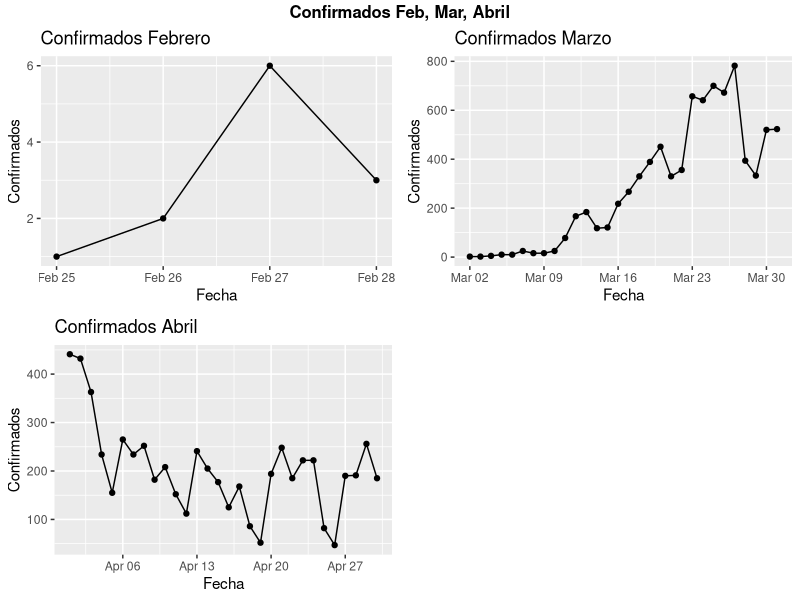
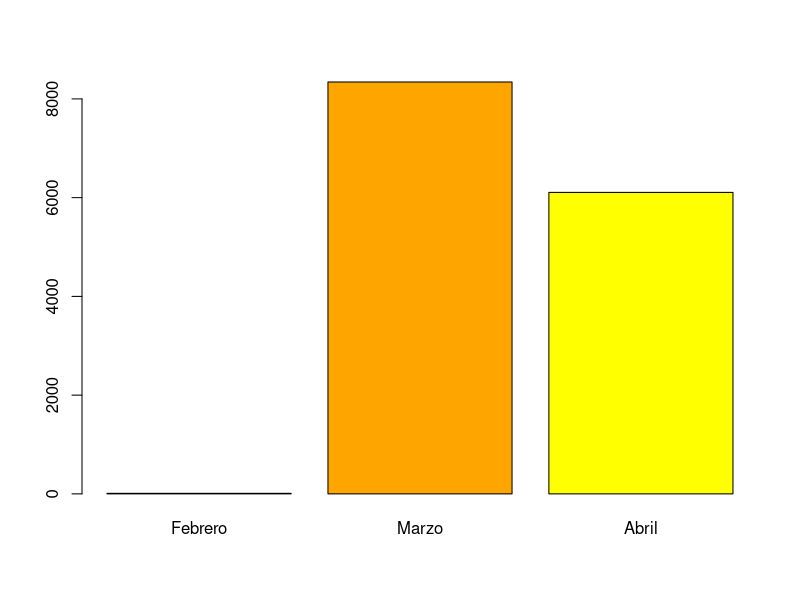
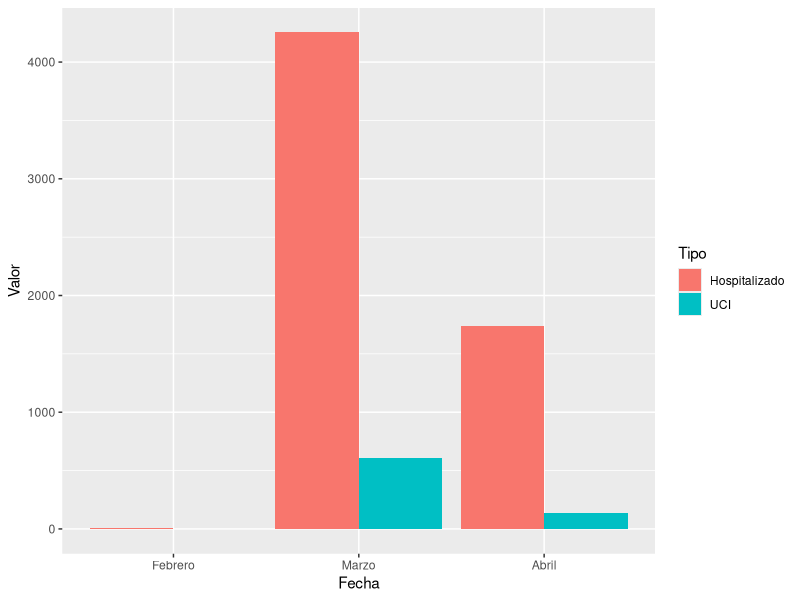

Write R code to recreate these figures, in order.
## ---- chunk 1
knitr::opts_chunk$set(echo = TRUE)
## ---- chunk 2

library(dplyr)
library(ggplot2)
library(ggridges)
library(ggpubr)

covid_datos <- read.csv("Datasets/covid_datos.txt", sep=";", encoding = "UTF-8")

# Se genera una ultima columna al finalizar cada linea con ';' por lo que la eliminamos
covid_datos <- covid_datos[, 1:4]

# Para evitar problemas con los acentos en las columnas cambiamos el nombre de la primera
names(covid_datos)[1] <- "Fecha"

#Cambiamos el formato de fecha
covid_datos$Fecha <- as.Date(covid_datos$Fecha, format='%d/%m/%Y')

#Cambiamos los NA por 0
indices <- which(is.na(covid_datos$Valor))
covid_datos$Valor[indices] = 0

## ---- chunk 3

TCFeb <- covid_datos[(format(covid_datos$Fecha, "%m") == '02') & covid_datos$Territorio == "Andalucía" & covid_datos$Medida == "Total confirmados (PCR+test)", ]

TCFeb

TCMarzo <- covid_datos[(format(covid_datos$Fecha, "%m") == '03') & covid_datos$Territorio == "Andalucía" & covid_datos$Medida == "Total confirmados (PCR+test)", ]

TCMarzo

TCAbril <- covid_datos[(format(covid_datos$Fecha, "%m") == '04') & covid_datos$Territorio == "Andalucía" & covid_datos$Medida == "Total confirmados (PCR+test)", ]

TCAbril

gf <- ggplot(TCFeb, aes(x=Fecha, y=Valor)) +
  geom_point() +
  geom_line(aes(group = 1)) +
  labs(title = "Confirmados Febrero",
       y = "Confirmados",
       x = "Fecha")

gm <- ggplot(TCMarzo, aes(x=Fecha, y=Valor)) +
  geom_point() +
  geom_line(aes(group = 1)) +
  labs(title = "Confirmados Marzo",
       y = "Confirmados",
       x = "Fecha")

ga <- ggplot(TCAbril, aes(x=Fecha, y=Valor)) +
  geom_point() +
  geom_line(aes(group = 1)) +
  labs(title = "Confirmados Abril",
       y = "Confirmados",
       x = "Fecha")

figure2 <- ggarrange(gf,gm,ga)
annotate_figure(figure2, top = text_grob("Confirmados Feb, Mar, Abril", face = "bold", size = 12))


## ---- chunk 4

# Números Totales Confirmados por Meses

sumF <- sum(TCFeb$Valor)

sumM <- sum(TCMarzo$Valor)

sumA <- sum(TCAbril$Valor)

vMeses <- c(Febrero = sumF, Marzo = sumM, Abril = sumA)

vMeses

barplot(vMeses, col = c("red", "orange", "yellow"))

## ---- chunk 5

hosAndF <- covid_datos[(format(covid_datos$Fecha, "%m") == '02') & covid_datos$Territorio == "Andalucía" & covid_datos$Medida == "Hospitalizados", ]

sumhaF <- sum(hosAndF$Valor)

UCIAndF <- covid_datos[(format(covid_datos$Fecha, "%m") == '02') & covid_datos$Territorio == "Andalucía" & covid_datos$Medida == "UCI", ]

sumUaF <- sum(UCIAndF$Valor)



hosAndM <- covid_datos[(format(covid_datos$Fecha, "%m") == '03') & covid_datos$Territorio == "Andalucía" & covid_datos$Medida == "Hospitalizados", ]

sumhaM <- sum(hosAndM$Valor)

UCIAndM <- covid_datos[(format(covid_datos$Fecha, "%m") == '03') & covid_datos$Territorio == "Andalucía" & covid_datos$Medida == "UCI", ]

sumUaM <- sum(UCIAndM$Valor)



hosAndA <- covid_datos[(format(covid_datos$Fecha, "%m") == '04') & covid_datos$Territorio == "Andalucía" & covid_datos$Medida == "Hospitalizados", ]

sumhaA <- sum(hosAndA$Valor)

UCIAndA <- covid_datos[(format(covid_datos$Fecha, "%m") == '04') & covid_datos$Territorio == "Andalucía" & covid_datos$Medida == "UCI", ]

sumUaA <- sum(UCIAndA$Valor)

dat <- data.frame(
  Fecha = factor(c("Febrero","Febrero", "Marzo", "Marzo", "Abril", "Abril"), levels = c("Febrero", "Marzo", "Abril")),
  Tipo = c("Hospitalizado", "UCI"),
  Valor = c(sumhaF,sumUaF,sumhaM, sumUaM, sumhaA, sumUaA)
)

dat

ggplot() + 
 geom_bar(data=dat,aes(x=Valor, y=Fecha,fill=Tipo), stat='identity', position='dodge') +
 coord_flip()

